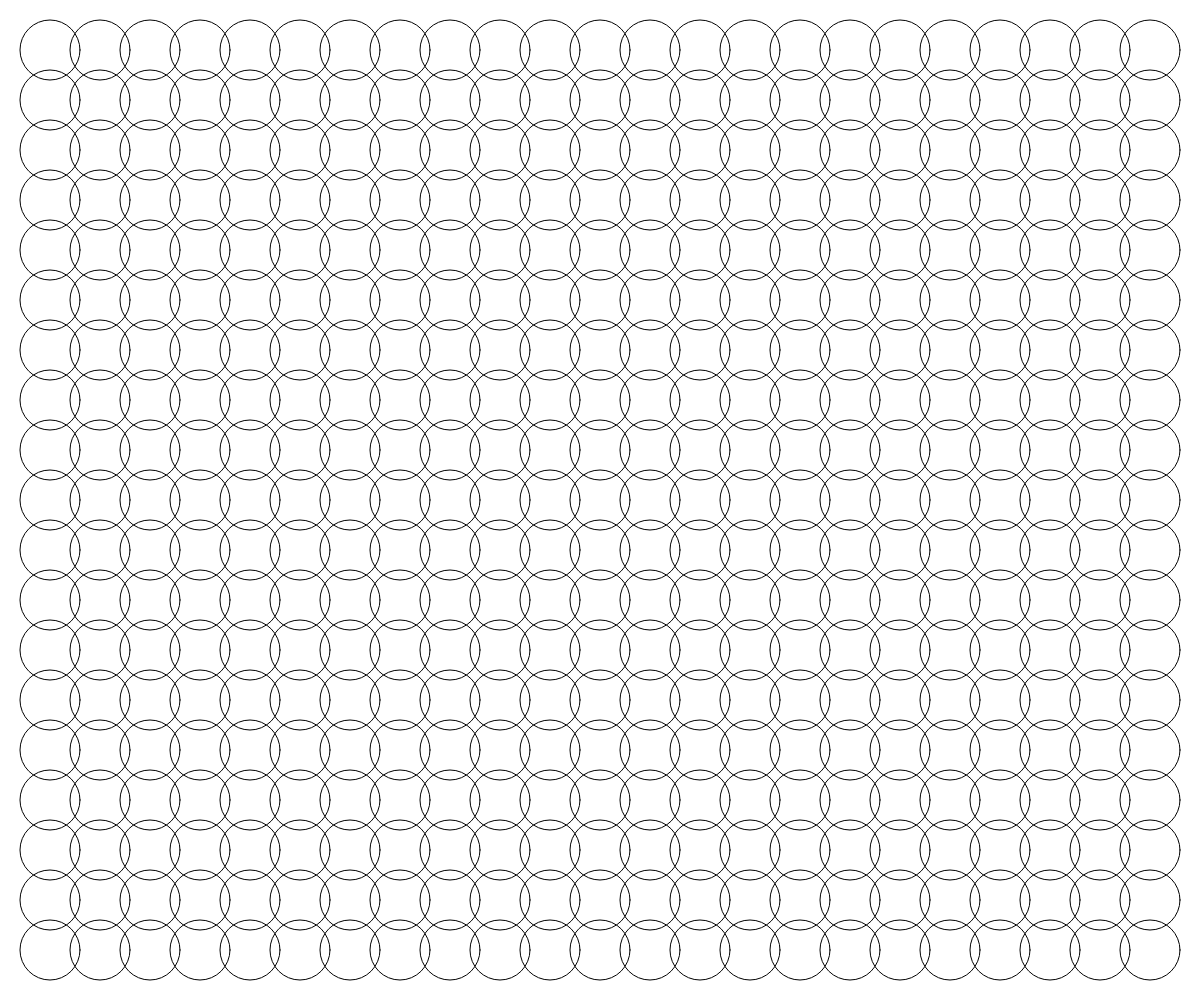
Frame 1 (no input)
Frame 60 (no input): identical to frame 1, image omitted
Frame 120 (the mouse pressed at the canvas centre since frame 60): identical to frame 1, image omitted

The p5.js sketch that drew this single still picture (run headless with seeded random() and noise() and a simulated clock; from frame 60 on, the mouse is pressed at the canvas centre):

// p5.js sketch
// ── sketch.js
function setup() {
  createCanvas(windowWidth, windowHeight);
  noFill();

  for (let i = 50; i < width; i += 50) {
    for (let j = 50; j < height; j += 50) {
      ellipse(i, j, 60, 60);
    }
  }
}

function draw() {}
